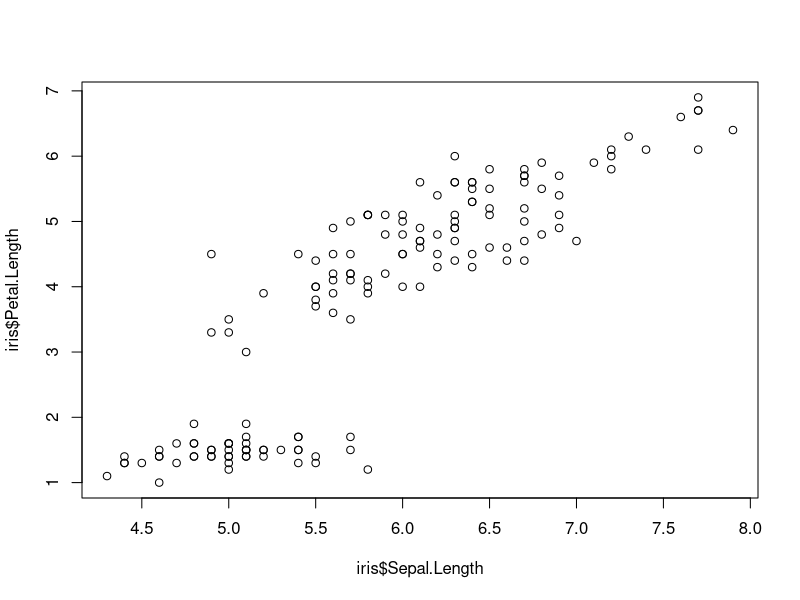
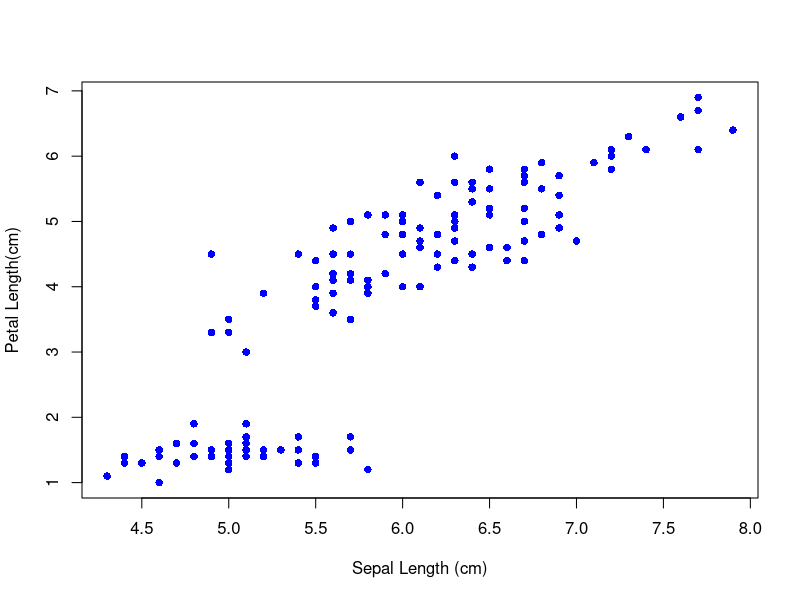
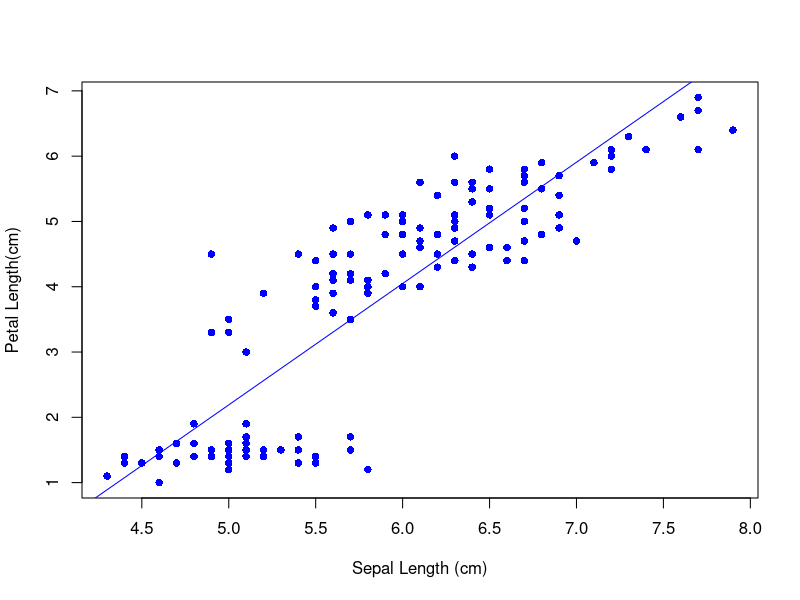
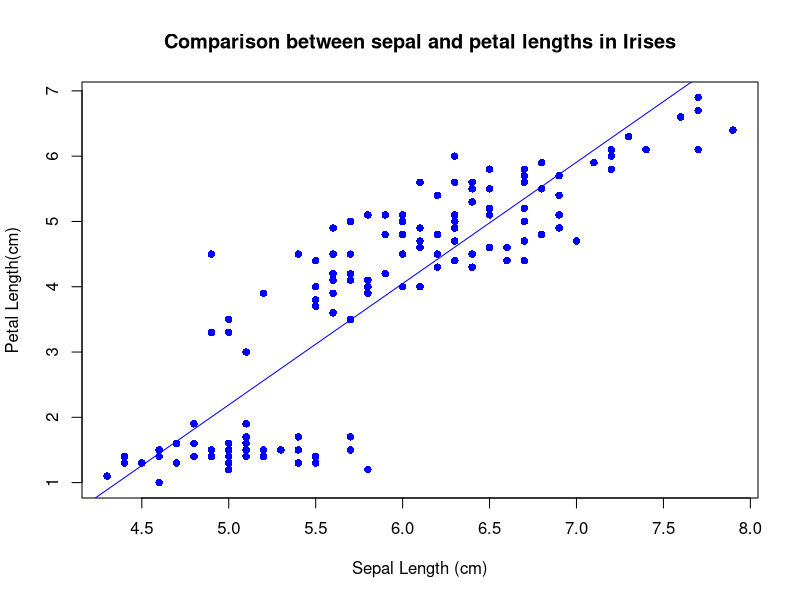
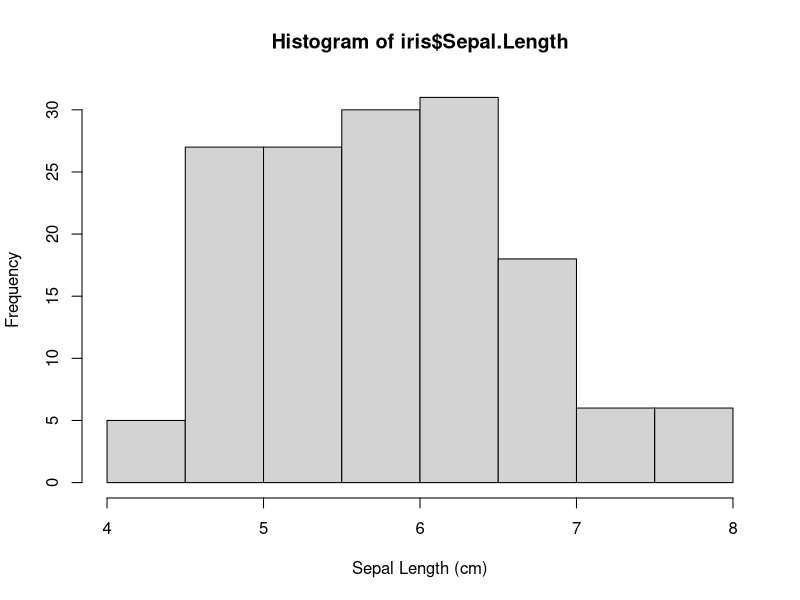
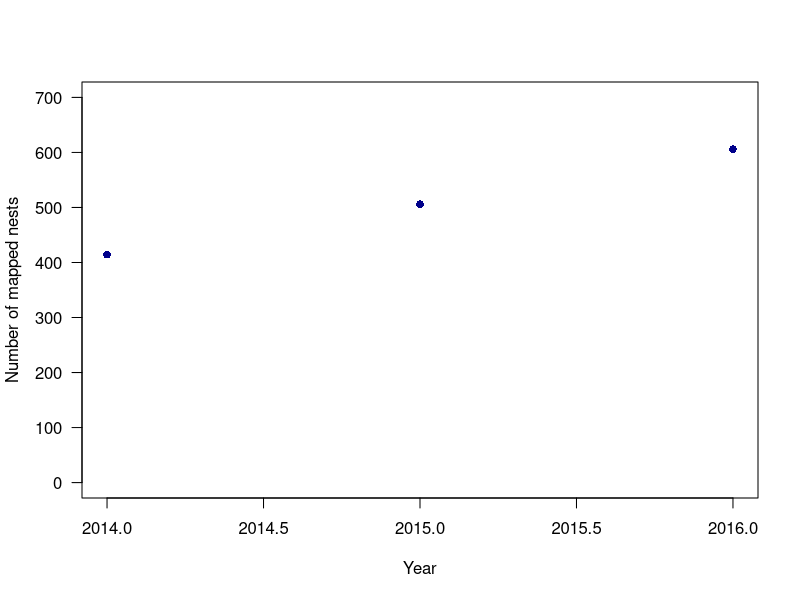
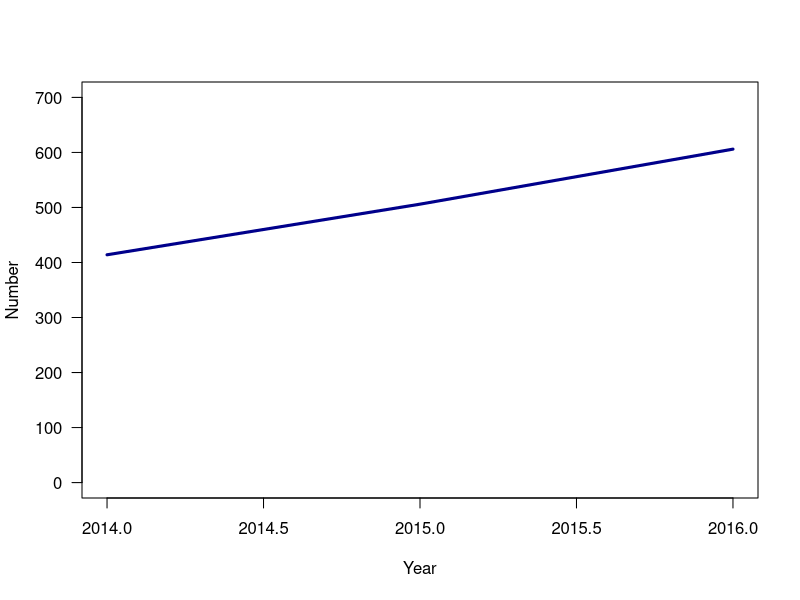
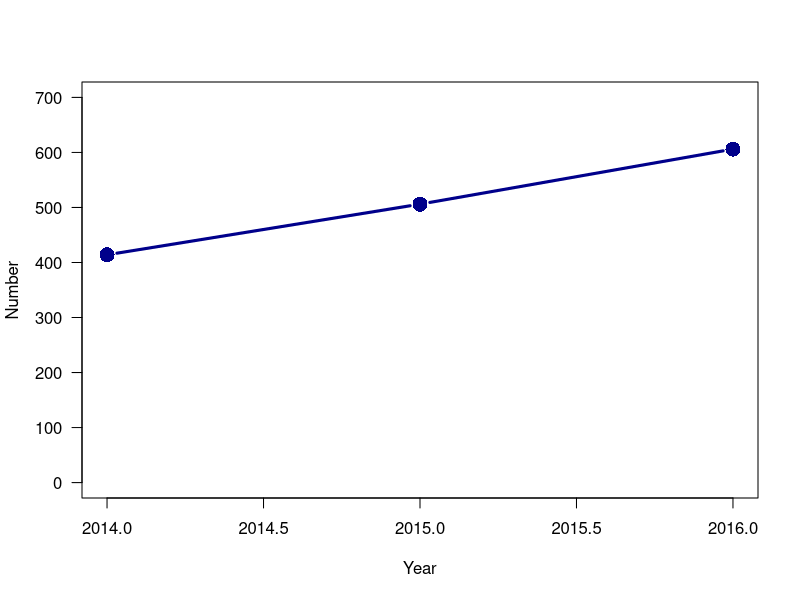

Here is the R script that generated these plots, in order:
## ---- chunk 1
head(iris)

# Plotting Sepal.Length vs. Petal.Length in the iris dataset.

plot(iris$Sepal.Length, iris$Petal.Length)

# This shows us information, but let's clean it up to make it easier to interpret

plot(iris$Sepal.Length, iris$Petal.Length, pch=16, col="blue", xlab="Sepal Length (cm)", ylab="Petal Length(cm)")

# What does pch do? Try changing the number to 15 or 17.
# Test out different colors using the col() command
# xlab and ylab let you rename the axes 

# Now, let's add a trendline to see the linear relationship here using abline which adds a line over your previous plot:

plot(iris$Sepal.Length, iris$Petal.Length, pch=16, col="blue", xlab="Sepal Length (cm)", ylab="Petal Length(cm)")
abline(lm(iris$Petal.Length ~ iris$Sepal.Length),col="blue")

# Want to add a title to your graph? Call your plot again and then use the title() command to add a title
plot(iris$Sepal.Length, iris$Petal.Length, pch=16, col="blue", xlab="Sepal Length (cm)", ylab="Petal Length(cm)")
abline(lm(iris$Petal.Length ~ iris$Sepal.Length),col="blue")
title("Comparison between sepal and petal lengths in Irises")

## ---- chunk 2
# Try making your own graph of sepal verses petal width with a trendline


## ---- chunk 3
# Look at the help file of par() to see all of the options available for changing the parameter of your graph
?par()
## ---- chunk 4
hist(iris$Sepal.Length, xlab="Sepal Length (cm)")
## ---- chunk 5
osprey<-read.csv("OspreyNationData.csv")
head(osprey)

# A graph with points
plot(osprey$Year, osprey$MappedNests, # Tells us which data we are plotting (year on x axis, mapped nests on y)
     ylim = c(0, 700), # Tells us the limit of the y axis - so axis is going from 0 to 700
     ylab = "Number of mapped nests", # The name of the y axis 
     xlab = "Year", # The name of the x axis
     pch = 16, # The shaped of the point
     col = c("dark blue"), # The color of the point
     las = 1, # The direction the text on the x-axis
     cex = 1.0) # The size of the point

# The same graph with a line connecting the points
plot(osprey$Year, osprey$MappedNests, 
     type = "l", # Use a line type to show data
     ylim = c(0, 700), 
     ylab = "Number",
     xlab = "Year",
     pch = 16,
     col = c("dark blue"),
     las = 1,
     lwd = 3, # Line width is 3 so it looks bold
     cex = 2)

# Another option:
plot(osprey$Year, osprey$MappedNests, 
     type = "b", # Use a line type with points to show data
     ylim = c(0, 700), 
     ylab = "Number",
     xlab = "Year",
     pch = 16,
     col = c("dark blue"),
     las = 1,
     lwd = 3, 
     cex = 2)

## ---- chunk 6
barplot(osprey$Stewards, 
        ylim=c(0,250), 
        xlab="Year",
        ylab="Number of Stewards",
        names.arg=c(2014,2015,2016))

## ---- chunk 7
piepieces<-c(3,5,6)
pie(piepieces)

## ---- chunk 8
boxplot(iris$Sepal.Length ~ iris$Species,
        xlab="Iris species",
        ylab="Sepal Length (cm)")
# Try adding a title to your boxplot here!
# Can you make each box a different color for each species and add a legend to say which color goes with which species?

# Using par(c(mfrow=1,2)), plot a boxplot next to the one you just made above with Sepal Width instead of length

## ---- chunk 9
?plot()
## ---- chunk 10
plot(osprey$Year, osprey$MappedNests, 
     type = "b", 
     ylim = c(0, 700), 
     xaxt = "n",
     ylab = "Number",
     xlab = "Year")
axis(side = 1, labels = 2014:2016, at = 2014:2016)
## ---- chunk 11

plot(osprey$Year, osprey$MappedNests, type = "b", ylim = c(0, 700), xaxt = "n",ylab = "Number", xlab = "Year",  pch = 15,  col = c("brown"),   las = 1,   lwd = 3,   cex = 2)
axis(side = 1, labels = 2014:2016, at = 2014:2016)
lines(osprey$Year,osprey$ActiveNests, type = "b",  pch= 18,   col = "skyblue",  lwd=3,  cex=2)
legend("bottomright", # location of legend in graph
       legend = c("Mapped nests", "Known active nests"), # arguments in legened
       pch = c(15,18), # symbols representing each series
       col = c("brown","skyblue"), # color representing series
       bty = "n") # remove box around legend
## ---- chunk 12
png("mypie.png", width = 300, height = 400)
pie(piepieces)
dev.off()

# After running this, check in your current working directory folder and you should have a new image call "mypie"
## ---- chunk 13
install.packages("ggplot2")

library(ggplot2)
## ---- chunk 14

library(MASS)
head(women)
ggplot(data=women, aes(x=height, y=weight))
## ---- chunk 15
ggplot(data=women, aes(x=height, y=weight)) + geom_point()
ggplot(data=women, aes(x=height, y=weight)) + geom_line() 

## You can also add title as a layer and change the axis titles by adding the labs command
ggplot(data=women, aes(x=height, y=weight))  + geom_line() +
  labs(title="Average Height and Weight of American Females", x="Average Height (inches)",y="Average Weight (lbs)") +
  theme_classic() + # Removes grid from the graph
  theme(plot.title = element_text(hjust = 0.5)) # Centers the title of the graph
## ---- chunk 16

ggplot(diamonds, aes(clarity, fill=cut)) + geom_bar()

ggplot(diamonds, aes(clarity, fill=cut)) + geom_bar(position="dodge")
# What does dodge do?

ggplot(diamonds, aes(clarity, fill=cut)) + geom_bar(position="fill")
# What does fill do?

